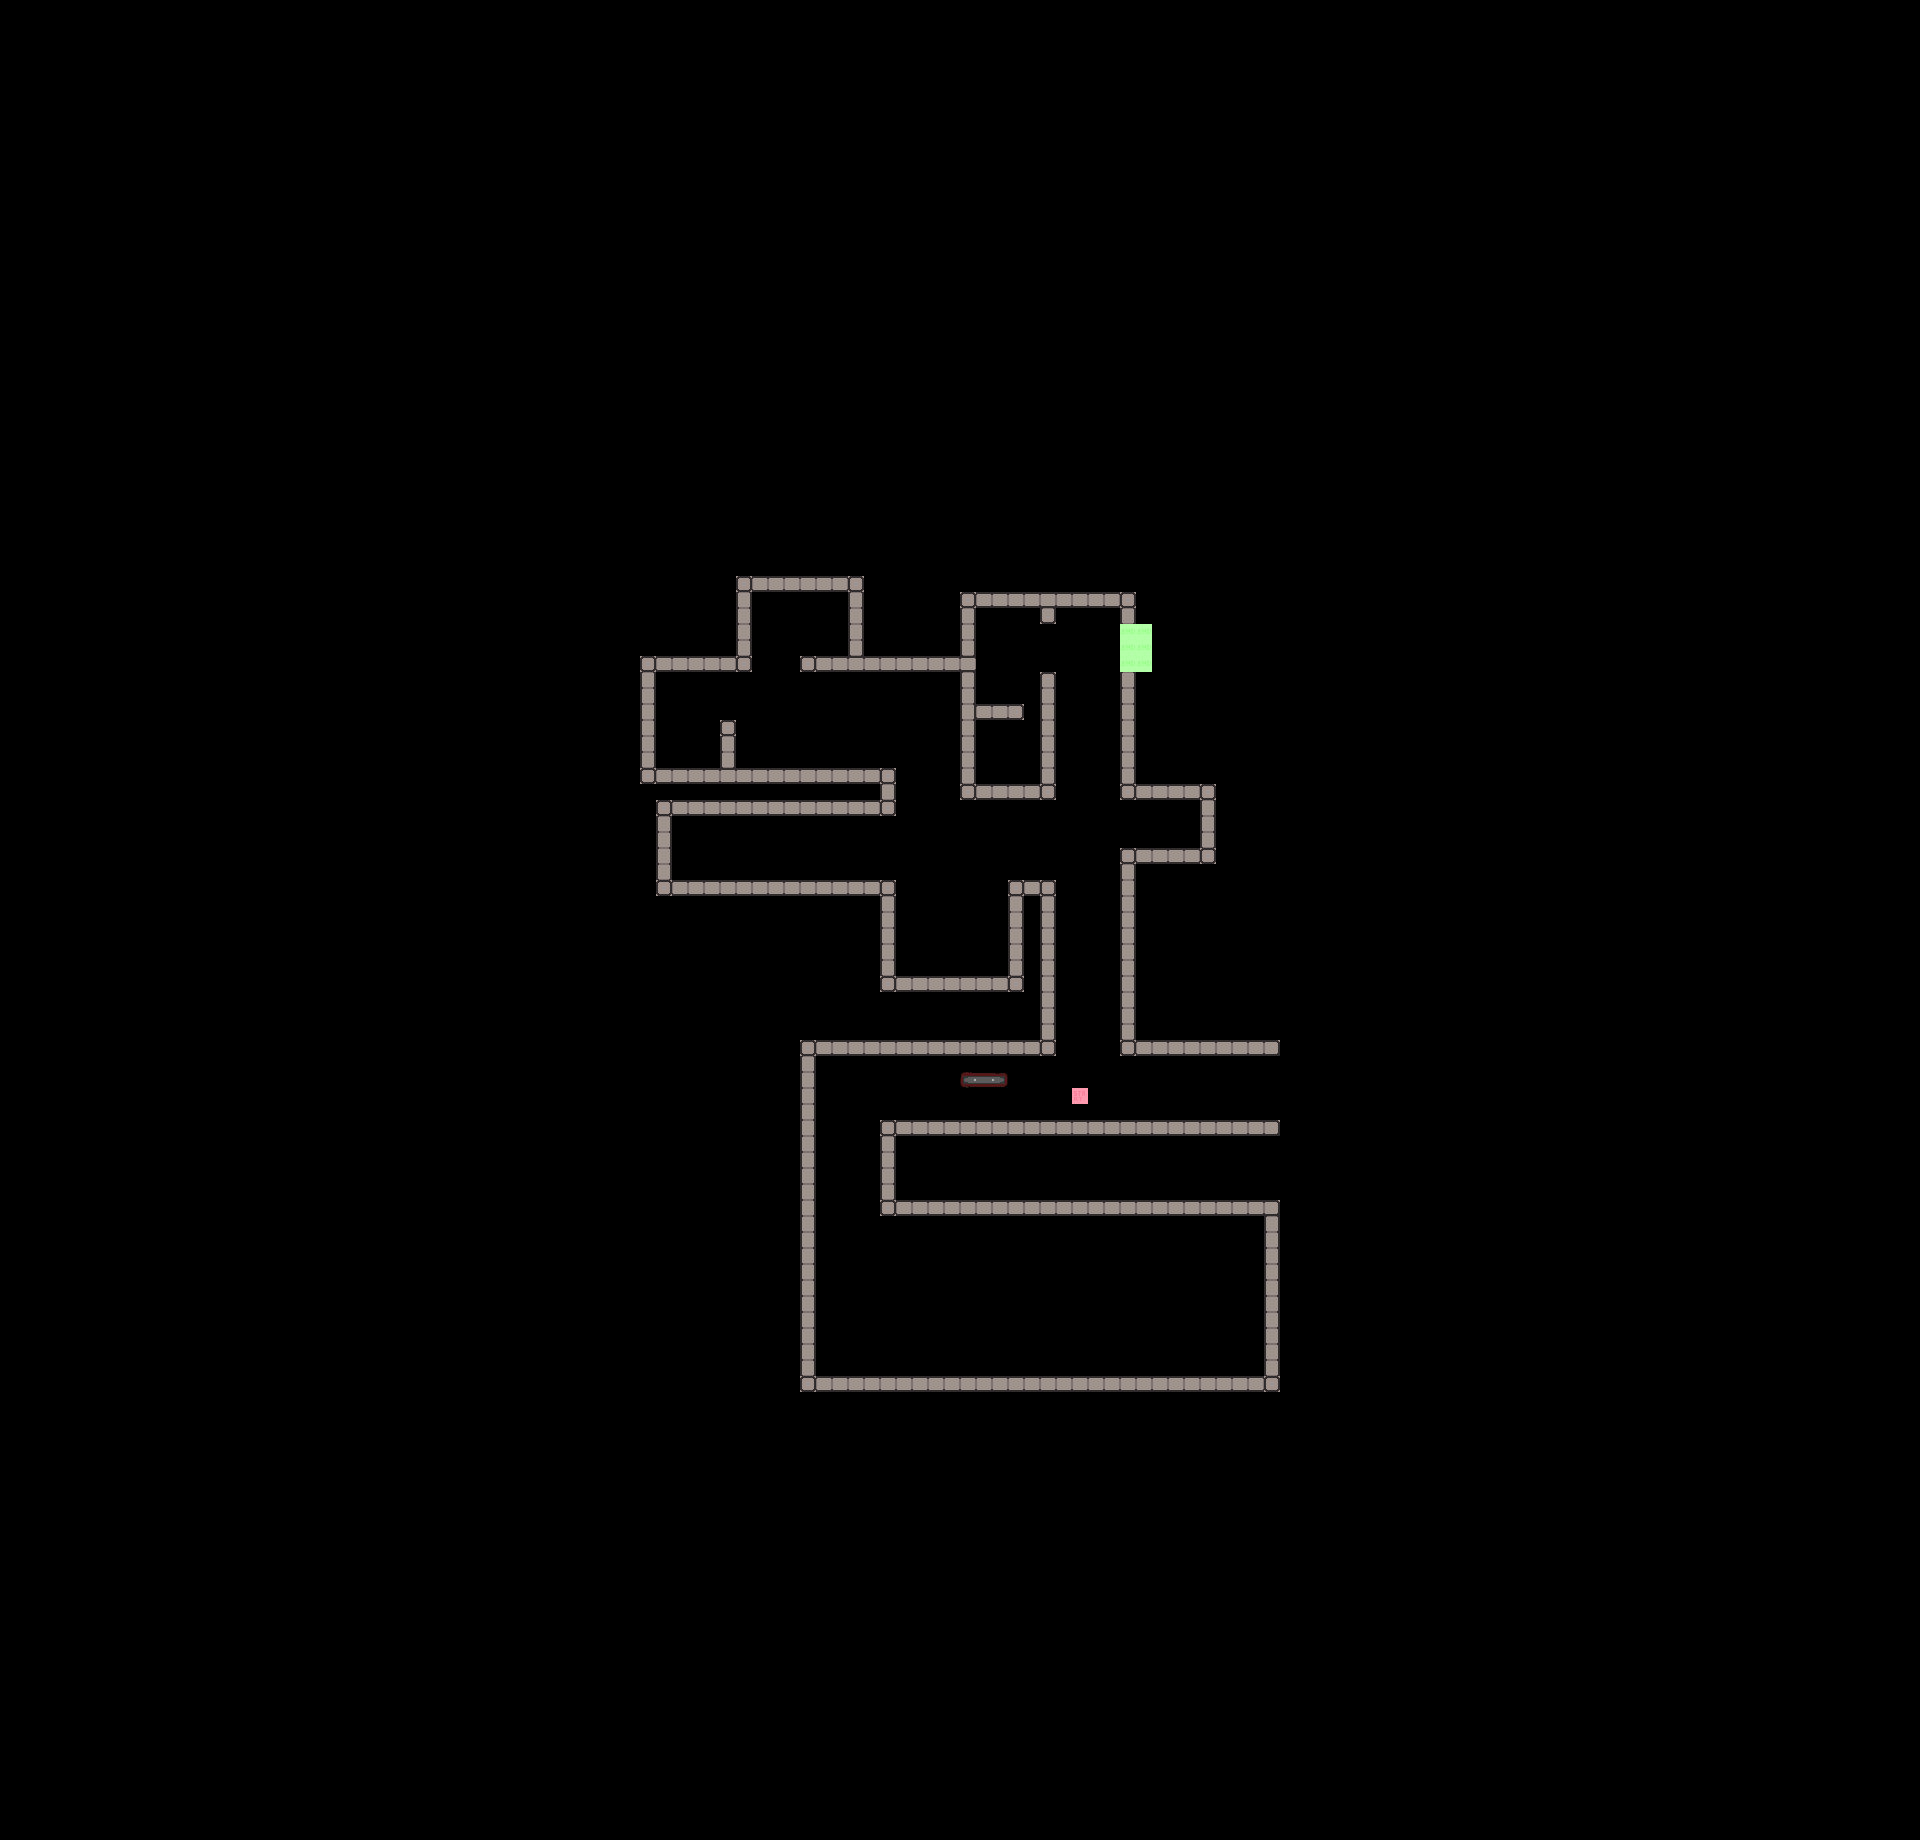

Rendered tile map (Tiled .tmx) drawn with the repository's tilesets; below, a short description and the map source with its tile grids summarised:
An orthogonal 120x115 tile map with 16x16 px tiles, 4 tile layers (Base Layer, Object Layer, Deco Layer, SetupTile Layer), 3 tilesets.

<map version="1.10" tiledversion="1.10.1" orientation="orthogonal" renderorder="right-down" width="120" height="115" tilewidth="16" tileheight="16" infinite="0" nextlayerid="5" nextobjectid="1">
 <tileset firstgid="1" source="src/tileset/Tileset.tsx" />
 <tileset firstgid="17" source="src/tileset/PlayerSetup.tsx" />
 <tileset firstgid="19" source="src/tileset/Light.tsx" />
 <layer id="1" name="Base Layer" width="120" height="115">
  <data>[13800 cells, 337 non-empty, 11 distinct tile ids]</data>
 </layer>
 <layer id="2" name="Object Layer" width="120" height="115">
  <data>[13800 cells, 0 non-empty, 0 distinct tile ids]</data>
 </layer>
 <layer id="3" name="Deco Layer" width="120" height="115">
  <data>[13800 cells, 3 non-empty, 3 distinct tile ids]</data>
 </layer>
 <layer id="4" name="SetupTile Layer" width="120" height="115">
  <data>[13800 cells, 7 non-empty, 2 distinct tile ids]</data>
 </layer>
</map>
